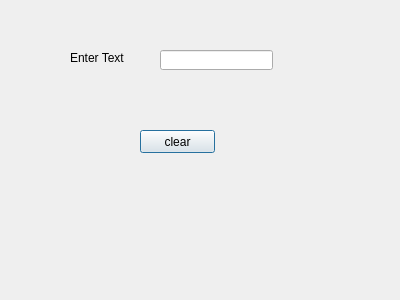
<?xml version="1.0" encoding="UTF-8"?>
<ui version="4.0">
 <class>Dialog</class>
 <widget class="QDialog" name="Dialog">
  <property name="geometry">
   <rect>
    <x>0</x>
    <y>0</y>
    <width>400</width>
    <height>300</height>
   </rect>
  </property>
  <property name="windowTitle">
   <string>Dialog</string>
  </property>
  <widget class="QLabel" name="label">
   <property name="geometry">
    <rect>
     <x>70</x>
     <y>50</y>
     <width>81</width>
     <height>16</height>
    </rect>
   </property>
   <property name="text">
    <string>Enter Text</string>
   </property>
  </widget>
  <widget class="QLineEdit" name="lineEdit">
   <property name="geometry">
    <rect>
     <x>160</x>
     <y>50</y>
     <width>113</width>
     <height>20</height>
    </rect>
   </property>
  </widget>
  <widget class="QPushButton" name="pushButton">
   <property name="geometry">
    <rect>
     <x>140</x>
     <y>130</y>
     <width>75</width>
     <height>23</height>
    </rect>
   </property>
   <property name="text">
    <string>clear</string>
   </property>
  </widget>
 </widget>
 <resources/>
 <connections>
  <connection>
   <sender>pushButton</sender>
   <signal>clicked()</signal>
   <receiver>lineEdit</receiver>
   <slot>clear()</slot>
   <hints>
    <hint type="sourcelabel">
     <x>167</x>
     <y>142</y>
    </hint>
    <hint type="destinationlabel">
     <x>197</x>
     <y>62</y>
    </hint>
   </hints>
  </connection>
 </connections>
</ui>
